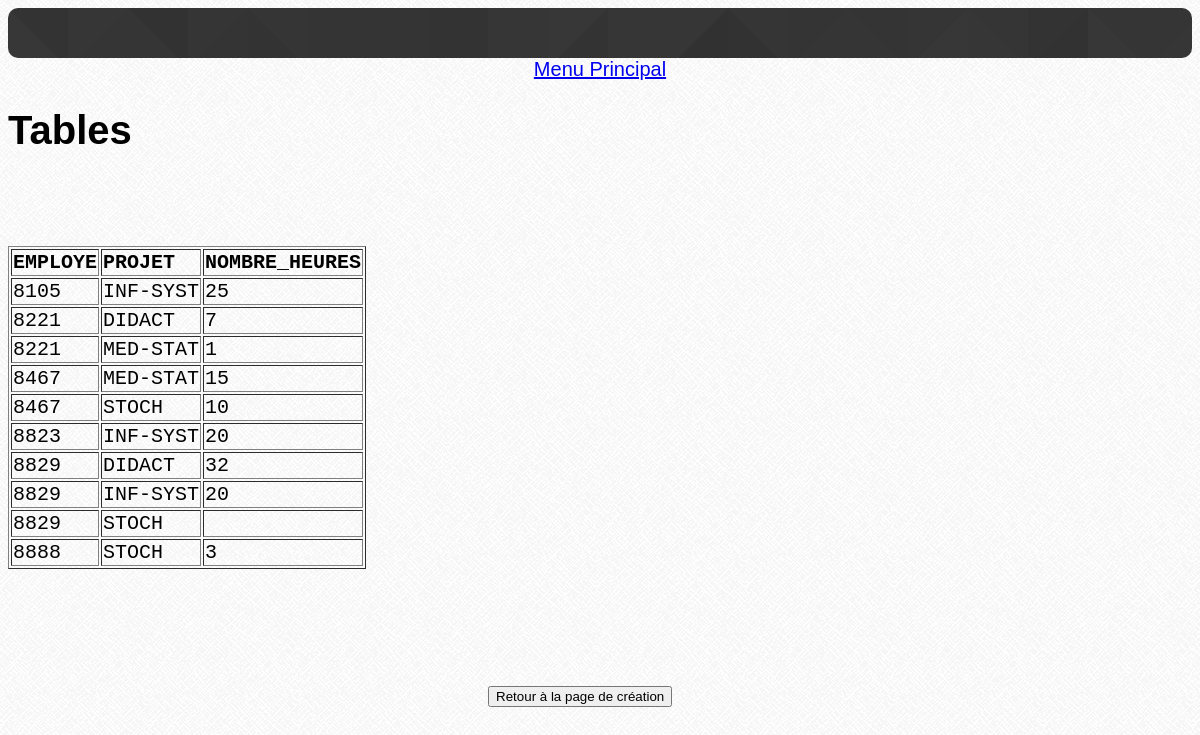
/creer_employe.php, run on the app's committed database.
### tables this page shows
CREATE TABLE TACHE(
    EMPLOYE INT NOT NULL,
    PROJET VARCHAR(50) NOT NULL,
    NOMBRE_HEURES INT CHECK (NOMBRE_HEURES >= 0),
    PRIMARY KEY(EMPLOYE, PROJET),
    FOREIGN KEY(EMPLOYE) REFERENCES EMPLOYE(NO),
    FOREIGN KEY(PROJET) REFERENCES PROJET(NOM));

### fonctions.php (the view, shortened to what this page needs)
<?php
    function afficherTable($bdd, $query){
        $tableStatement = $bdd->prepare($query);
        $tableStatement->execute();
        $table = $tableStatement->fetchAll();
        $col = $table[0];
        $columns = array();
        echo "<pre>";
        foreach($col AS $key=>$value) {
            if(is_string($key)){
                $columns[] = $key;
            }
        }
        echo "<table border=1>";
        foreach($columns as $value) {
            echo "<th>$value</th> ";
        }
        for($i=0; $i < count($table); $i++){
            echo "<tr>";
            for ($j=0; $j < count($columns); $j++) {
                echo "<td id=\"bloc_td\">".$table[$i][$j]."</td>";
            }
            echo "</tr>";
        }
        echo "</table>";
    }
    function ajouterEmployeProjet($bdd, $nomProjet, $noEmploye){
        $query = "SELECT * FROM TACHE";
        afficherTable($bdd, $query);
    }
?>

### creer_employe.php (shortened to what this page needs)
<?php
	$employe = array_slice($_POST, 0, -1);
	$option_memory = end($_POST);
?>
<!DOCTYPE html>
<html>
	<head>
		<link rel="stylesheet" href="style.css" />
	</head>
	<body>
        <div id="bloc_page">
            <div id="lisere"></div>
            <div id="bloc_content">
            	<header>
                    <?php include_once('header.php'); ?>
                </header>
                <h1>Tables</h1>
				<?php ajouterEmployeProjet($mysqlClient, $option_memory, $employe); ?>
				<form action="creation.php" method="POST">
					<button type="submit">Retour à la page de création</button>
				</form>
			</div>
		</div>
	</body>
</html>

### header.php (shortened to what this page needs)
<?php
    include_once('fonctions.php');
?>
<nav>
    <a href="index.php">Menu Principal</a>
</nav>

### style.css (style rules this page uses)
body { color: black; background: url("greyzz.png"); font-family: "Arial", "Times New Roman", sans-serif; font-weight: normal; font-style: normal; word-wrap: break-word; max-width: 100%; white-space: normal; text-align: justify; font-size: 20px; }
#bloc_page { display: flex; flex-direction: column; }
#bloc_content { display: flex; flex-direction: column; }
#bloc_td { max-width: 100%; white-space: normal; }
#lisere { width: auto; height: 50px; background-image: url('lodyas.png'); border-radius: 10px; }
header { text-align: center; }

### data on the page
tache: EMPLOYE "8105", PROJET "INF-SYST", NOMBRE_HEURES "25"
tache: EMPLOYE "8221", PROJET "DIDACT", NOMBRE_HEURES "7"
tache: EMPLOYE "8221", PROJET "MED-STAT", NOMBRE_HEURES "1"
tache: EMPLOYE "8467", PROJET "MED-STAT", NOMBRE_HEURES "15"
tache: EMPLOYE "8467", PROJET "STOCH", NOMBRE_HEURES "10"
tache: EMPLOYE "8823", PROJET "INF-SYST", NOMBRE_HEURES "20"
tache: EMPLOYE "8829", PROJET "DIDACT", NOMBRE_HEURES "32"
tache: EMPLOYE "8829", PROJET "INF-SYST", NOMBRE_HEURES "20"
tache: EMPLOYE "8829", PROJET "STOCH"
tache: EMPLOYE "8888", PROJET "STOCH", NOMBRE_HEURES "3"

### other printed values
$value "EMPLOYE"
$value "PROJET"
$value "NOMBRE_HEURES"
